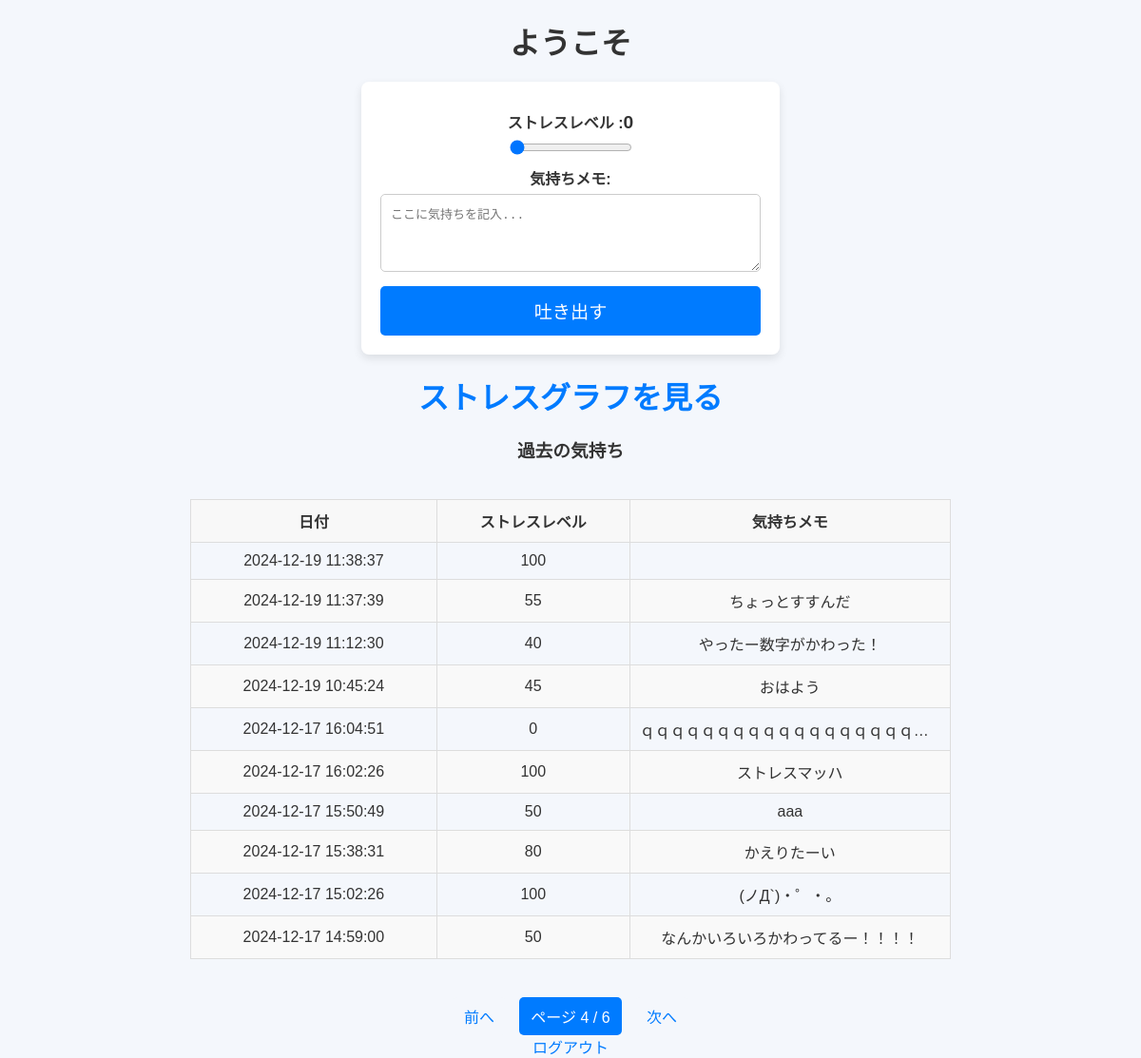
/dashboard?page=4 (signed in), run on the app's committed database.
### tables this page shows
CREATE TABLE mental_checks (
            id INTEGER PRIMARY KEY AUTOINCREMENT,
            user_id INTEGER NOT NULL,
            date TEXT NOT NULL,
            stress_level INTEGER NOT NULL,
            mood_description TEXT,
            FOREIGN KEY (user_id) REFERENCES users (id)
        );

### health/Mental_Check_App.py (the view, shortened to what this page needs)
@app.route('/dashboard', methods=['GET', 'POST'])
def dashboard():
    if 'user_id' not in session:
        return redirect(url_for('login'))
    user_id = session['user_id']
    page = request.args.get('page', 1, type=int)
    per_page = 10
    error = None
    with get_db_connection() as conn:
        checks = conn.execute(
            'SELECT * FROM mental_checks WHERE user_id = ? ORDER BY date DESC LIMIT ? OFFSET ?',
            (user_id, per_page, (page - 1) * per_page)
        ).fetchall()
        total_checks = conn.execute('SELECT COUNT(*) FROM mental_checks WHERE user_id = ?', (user_id,)).fetchone()[0]
    total_pages = (total_checks + per_page - 1) // per_page
    return render_template('dashboard.html', checks=checks, page=page, total_pages=total_pages, error=error)

### health/Mental_Check_App.py (called while the page is built)
def get_db_connection():
    conn = sqlite3.connect(DATABASE)
    conn.row_factory = sqlite3.Row
    return conn

### health/templates/dashboard.html (shortened to what this page needs)
<!DOCTYPE html>
<html lang="ja">
<head>
    <link rel="stylesheet" href="{{ url_for('static', filename='css/style.css') }}">
</head>
<body>
    <h1>ようこそ</h1>
    <form action="{{ url_for('dashboard') }}" method="POST">
        <label for="stress_level">ストレスレベル :<span id="stress_value">0</span></label>
        <input type="range" id="stress_level" name="stress_level" min="0" max="100" step="5" value="0" required oninput="updateStressValue()">
        <label for="mood_description">気持ちメモ:</label>
        <textarea id="mood_description" name="mood_description" rows="4" placeholder="ここに気持ちを記入..." maxlength="500"></textarea>
        <button type="submit">吐き出す</button>
    </form>
    <h2><a href="{{ url_for('analysis') }}">ストレスグラフを見る</a></h2>
    <h3>過去の気持ち</h3>
    <div class="table-container">
        <table>
            <thead>
                <tr>
                    <th>日付</th>
                    <th>ストレスレベル</th>
                    <th>気持ちメモ</th>
                </tr>
            </thead>
            <tbody>
                {% for check in checks %}
                <tr>
                    <td>{{ check['date'] }}</td>
                    <td>{{ check['stress_level'] }}</td>
                    <td class="tooltip-cell" data-label="気持ちメモ">
                        {{ check['mood_description'] }}
                    </td>
                </tr>
                {% endfor %}
            </tbody>
        </table>
    </div>
    <div class="pagination">
        {% if page > 1 %}
            <a href="{{ url_for('dashboard', page=page-1) }}">前へ</a>
        {% endif %}
        <span class="current-page">ページ {{ page }} / {{ total_pages }}</span>
        {% if page < total_pages %}
            <a href="{{ url_for('dashboard', page=page+1) }}">次へ</a>
        {% endif %}
    </div>
    <a href="{{ url_for('logout') }}">ログアウト</a>
</body>
</html>

### health/static/css/style.css (style rules this page uses)
body { font-family: 'Arial', sans-serif; background-color: #f4f7fc; color: #333; margin: 0; padding: 0; text-align: center; }
h1, h2 { font-size: 2em; color: #333; margin: 20px 0; }
textarea { width: 100%; padding: 10px; margin: 0; border: 1px solid #ccc; border-radius: 5px; box-sizing: border-box; }
form { background-color: #fff; padding: 20px; margin: 20px auto; border-radius: 8px; box-shadow: 0 4px 10px rgba(0, 0, 0, 0.1); max-width: 400px; text-align: left; display: flex; flex-direction: column; align-items: center; }
label { display: block; margin: 10px 0 5px; font-weight: bold; }
input[type="text"], input[type="password"], input[type="date"], textarea { width: 100%; padding: 10px; margin-bottom: 15px; border: 1px solid #ccc; border-radius: 5px; font-size: 1em; }
button { width: 100%; padding: 12px; background-color: #007bff; color: #fff; border: none; border-radius: 5px; font-size: 1.2em; cursor: pointer; }
a { color: #007bff; text-decoration: none; font-size: 1em; }
table { width: 100%; margin: 20px auto; border-collapse: collapse; }
th, td { padding: 10px; text-align: center; border: 1px solid #ddd; }
th { background-color: #f8f8f8; }
tr:nth-child(even) { background-color: #f9f9f9; }
.table-container { max-width: 800px; margin: 0 auto; overflow-x: auto; }
td { white-space: nowrap; overflow: hidden; text-overflow: ellipsis; max-width: 200px; }
.pagination { margin-top: 20px; }
.pagination a, .pagination span { display: inline-block; padding: 8px 12px; margin: 0 5px; text-decoration: none; background-color: #f4f7fc; color: #007bff; border-radius: 5px; }
.pagination .current-page { background-color: #007bff; color: #fff; }
#stress_value { font-size: 1.2em; font-weight: bold; }

### data on the page
mental_checks: date "2024-12-19 11:38:37", stress_level "100"
mental_checks: date "2024-12-19 11:37:39", stress_level "55", mood_description "ちょっとすすんだ"
mental_checks: date "2024-12-19 11:12:30", stress_level "40", mood_description "やったー数字がかわった！"
mental_checks: date "2024-12-19 10:45:24", stress_level "45", mood_description "おはよう"
mental_checks: date "2024-12-17 16:04:51", stress_level "0", mood_description "ｑｑｑｑｑｑｑｑｑｑｑｑｑｑｑｑｑｑ…"
mental_checks: date "2024-12-17 16:02:26", stress_level "100", mood_description "ストレスマッハ"
mental_checks: date "2024-12-17 15:50:49", stress_level "50", mood_description "aaa"
mental_checks: date "2024-12-17 15:38:31", stress_level "80", mood_description "かえりたーい"
mental_checks: date "2024-12-17 15:02:26", stress_level "100", mood_description "(ノД`)・゜・。"
mental_checks: date "2024-12-17 14:59:00", stress_level "50", mood_description "なんかいろいろかわってるー！！！！"

### other printed values
{{ page }} "4"
{{ total_pages }} "6"
